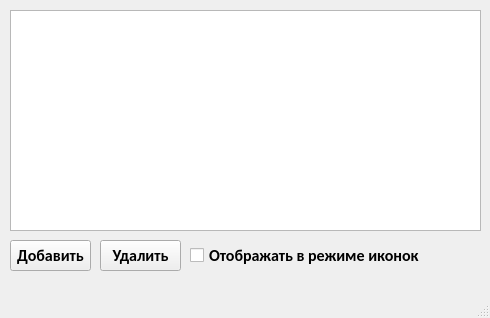
<?xml version="1.0" encoding="UTF-8"?>
<ui version="4.0">
 <class>MainWindow</class>
 <widget class="QMainWindow" name="MainWindow">
  <property name="geometry">
   <rect>
    <x>0</x>
    <y>0</y>
    <width>490</width>
    <height>318</height>
   </rect>
  </property>
  <property name="windowTitle">
   <string>ListData</string>
  </property>
  <widget class="QWidget" name="centralwidget">
   <widget class="QPushButton" name="pbtnAdd">
    <property name="geometry">
     <rect>
      <x>10</x>
      <y>240</y>
      <width>81</width>
      <height>31</height>
     </rect>
    </property>
    <property name="font">
     <font>
      <family>Calibri</family>
      <pointsize>12</pointsize>
      <weight>75</weight>
      <bold>true</bold>
     </font>
    </property>
    <property name="text">
     <string>Добавить</string>
    </property>
   </widget>
   <widget class="QPushButton" name="pbtnDelete">
    <property name="geometry">
     <rect>
      <x>100</x>
      <y>240</y>
      <width>81</width>
      <height>31</height>
     </rect>
    </property>
    <property name="font">
     <font>
      <family>Calibri</family>
      <pointsize>12</pointsize>
      <weight>75</weight>
      <bold>true</bold>
     </font>
    </property>
    <property name="text">
     <string>Удалить</string>
    </property>
   </widget>
   <widget class="QCheckBox" name="chkShowIcon">
    <property name="geometry">
     <rect>
      <x>190</x>
      <y>240</y>
      <width>241</width>
      <height>31</height>
     </rect>
    </property>
    <property name="font">
     <font>
      <family>Calibri</family>
      <pointsize>12</pointsize>
      <weight>75</weight>
      <bold>true</bold>
     </font>
    </property>
    <property name="text">
     <string>Отображать в режиме иконок</string>
    </property>
   </widget>
   <widget class="QListWidget" name="listWidget">
    <property name="geometry">
     <rect>
      <x>10</x>
      <y>10</y>
      <width>471</width>
      <height>221</height>
     </rect>
    </property>
   </widget>
  </widget>
  <widget class="QMenuBar" name="menubar">
   <property name="geometry">
    <rect>
     <x>0</x>
     <y>0</y>
     <width>490</width>
     <height>21</height>
    </rect>
   </property>
  </widget>
  <widget class="QStatusBar" name="statusbar"/>
 </widget>
 <resources/>
 <connections/>
</ui>
